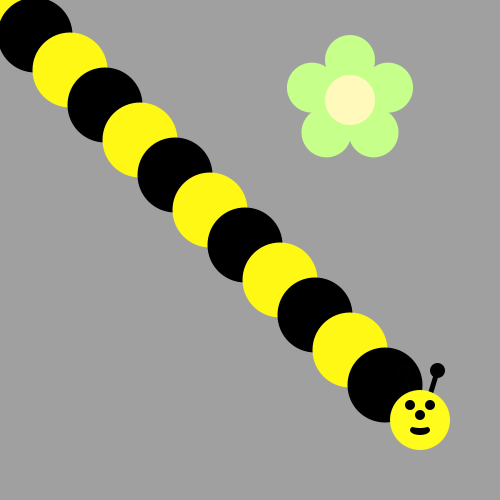
Frame 1 (no input)
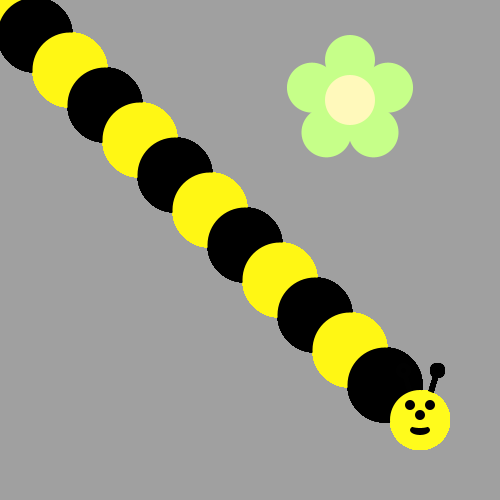
Frame 60 (the mouse pressed at the canvas centre just before this capture)
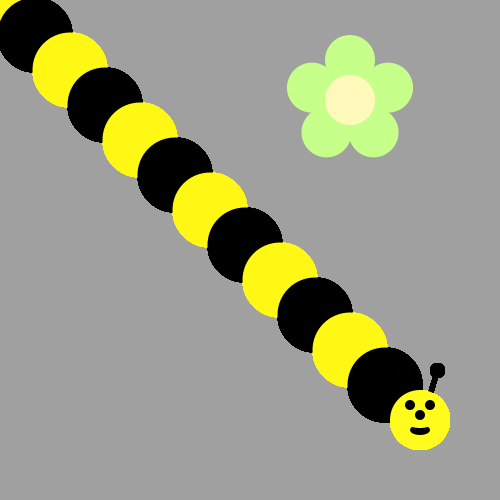
Frame 120 (the mouse held since frame 60 and released just before this capture)

The Processing sketch that drew these frames (run headless with seeded random() and noise(); from frame 60 on, the mouse is pressed at the canvas centre):

// Processing sketch: sketch_200315a
// ── sketch_200315a.pde
void draw() {
  int x = 0;
  for(int i = 0; i < 12; i++){
    if(i%2==0){
      fill(#fff714);
    }
    else{
      fill(#000000);
    }
    ellipse(x,x,75,75);
    x += 35;
  }
  drawBeeFace(x,x);
/*Use a loop to make a body for the Bee!
Then put his head on using drawBeeFace(x,y)
Use Modulo to make the colors alternate 
*/
}

void drawFlower(int x, int y) {
     noStroke();
     translate(x, y);
     // draw 5 petals, rotating after each one
     fill(#c6ff89);      // green
      for (int i = 0; i < 5; i++) {
           ellipse(0, -40, 50, 50);
          rotate(radians(72));
     }
     fill(#fff9bb); // light yellow
     ellipse(0, 0, 50, 50);
} 
void drawBeeFace(int BeeFaceX, int BeeFaceY) {
     noStroke();
     fill(0, 0, 0);
     stroke(1);
     strokeWeight(5);
     line(BeeFaceX-10, BeeFaceY-27, BeeFaceX-17, BeeFaceY-50);
     line(BeeFaceX+10, BeeFaceY-27, BeeFaceX+17, BeeFaceY-50);
     ellipse(BeeFaceX-17, BeeFaceY-50, 10, 10);
     ellipse(BeeFaceX+17, BeeFaceY-50, 10, 10);
     noStroke();
     fill(255, 251, 28);
     ellipse(BeeFaceX, BeeFaceY, 60, 60); // face
     fill(255, 237, 209);
     fill(0,0,0);
      ellipse(BeeFaceX-10, BeeFaceY-15, 10, 10); // eyes
     ellipse(BeeFaceX+10, BeeFaceY-15, 10, 10);
      ellipse(BeeFaceX, BeeFaceY-5, 10, 10); // nose
      ellipse(BeeFaceX, BeeFaceY+10, 20, 10);// mouth
     fill(255, 251, 28);
     ellipse(BeeFaceX, BeeFaceY+5, 20, 6);
}

void setup() {
     ellipseMode(CENTER);
     size(500, 500);
     background(160, 160, 160);
      drawFlower(350, 100);
}
